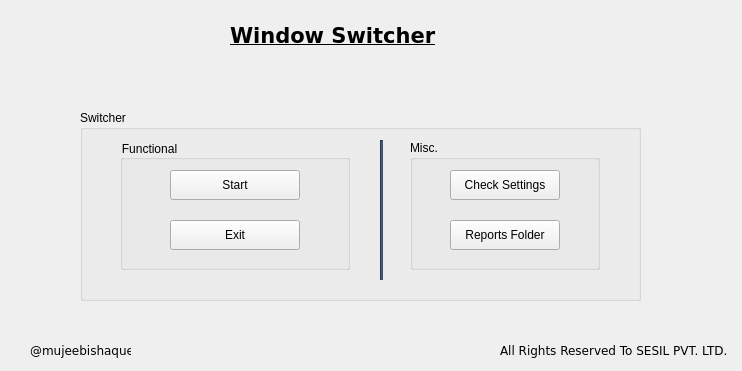
<?xml version="1.0" encoding="UTF-8"?>
<ui version="4.0">
 <class>MainWindow</class>
 <widget class="QMainWindow" name="MainWindow">
  <property name="geometry">
   <rect>
    <x>0</x>
    <y>0</y>
    <width>742</width>
    <height>371</height>
   </rect>
  </property>
  <property name="windowTitle">
   <string>MainWindow</string>
  </property>
  <widget class="QWidget" name="centralwidget">
   <widget class="QLabel" name="logo">
    <property name="geometry">
     <rect>
      <x>590</x>
      <y>0</y>
      <width>161</width>
      <height>51</height>
     </rect>
    </property>
    <property name="text">
     <string/>
    </property>
    <property name="pixmap">
     <pixmap>sesil_logo.jpg</pixmap>
    </property>
    <property name="scaledContents">
     <bool>true</bool>
    </property>
   </widget>
   <widget class="QLabel" name="label">
    <property name="geometry">
     <rect>
      <x>230</x>
      <y>20</y>
      <width>220</width>
      <height>31</height>
     </rect>
    </property>
    <property name="font">
     <font>
      <family>Verdana</family>
      <pointsize>16</pointsize>
      <weight>75</weight>
      <bold>true</bold>
      <underline>true</underline>
     </font>
    </property>
    <property name="text">
     <string>Window Switcher</string>
    </property>
   </widget>
   <widget class="QLabel" name="label_2">
    <property name="geometry">
     <rect>
      <x>500</x>
      <y>340</y>
      <width>230</width>
      <height>20</height>
     </rect>
    </property>
    <property name="font">
     <font>
      <family>Verdana</family>
      <weight>50</weight>
      <bold>false</bold>
     </font>
    </property>
    <property name="text">
     <string>All Rights Reserved To SESIL PVT. LTD.</string>
    </property>
   </widget>
   <widget class="QLabel" name="label_3">
    <property name="geometry">
     <rect>
      <x>30</x>
      <y>340</y>
      <width>101</width>
      <height>20</height>
     </rect>
    </property>
    <property name="font">
     <font>
      <family>Verdana</family>
     </font>
    </property>
    <property name="text">
     <string>@mujeebishaque</string>
    </property>
   </widget>
   <widget class="QGroupBox" name="groupBox">
    <property name="geometry">
     <rect>
      <x>80</x>
      <y>110</y>
      <width>561</width>
      <height>191</height>
     </rect>
    </property>
    <property name="title">
     <string>Switcher</string>
    </property>
    <widget class="QGroupBox" name="groupBox_2">
     <property name="geometry">
      <rect>
       <x>40</x>
       <y>30</y>
       <width>230</width>
       <height>130</height>
      </rect>
     </property>
     <property name="styleSheet">
      <string notr="true">border-color: rgb(135, 49, 255);
selection-color: rgb(135, 49, 255);
selection-background-color: rgb(135, 49, 255);</string>
     </property>
     <property name="title">
      <string>Functional</string>
     </property>
     <widget class="QPushButton" name="pushButton">
      <property name="geometry">
       <rect>
        <x>50</x>
        <y>30</y>
        <width>130</width>
        <height>30</height>
       </rect>
      </property>
      <property name="text">
       <string>Start</string>
      </property>
     </widget>
     <widget class="QPushButton" name="pushButton_2">
      <property name="geometry">
       <rect>
        <x>50</x>
        <y>80</y>
        <width>130</width>
        <height>30</height>
       </rect>
      </property>
      <property name="text">
       <string>Exit</string>
      </property>
     </widget>
    </widget>
    <widget class="QGroupBox" name="groupBox_3">
     <property name="geometry">
      <rect>
       <x>330</x>
       <y>30</y>
       <width>190</width>
       <height>130</height>
      </rect>
     </property>
     <property name="title">
      <string>Misc.</string>
     </property>
     <widget class="QPushButton" name="pushButton_3">
      <property name="geometry">
       <rect>
        <x>40</x>
        <y>30</y>
        <width>110</width>
        <height>30</height>
       </rect>
      </property>
      <property name="text">
       <string>Check Settings</string>
      </property>
     </widget>
     <widget class="QPushButton" name="pushButton_4">
      <property name="geometry">
       <rect>
        <x>40</x>
        <y>80</y>
        <width>110</width>
        <height>30</height>
       </rect>
      </property>
      <property name="text">
       <string>Reports Folder</string>
      </property>
     </widget>
    </widget>
    <widget class="Line" name="line">
     <property name="geometry">
      <rect>
       <x>300</x>
       <y>30</y>
       <width>3</width>
       <height>140</height>
      </rect>
     </property>
     <property name="styleSheet">
      <string notr="true">background-color: rgb(64, 81, 112);</string>
     </property>
     <property name="orientation">
      <enum>Qt::Vertical</enum>
     </property>
    </widget>
   </widget>
  </widget>
 </widget>
 <resources/>
 <connections/>
</ui>
